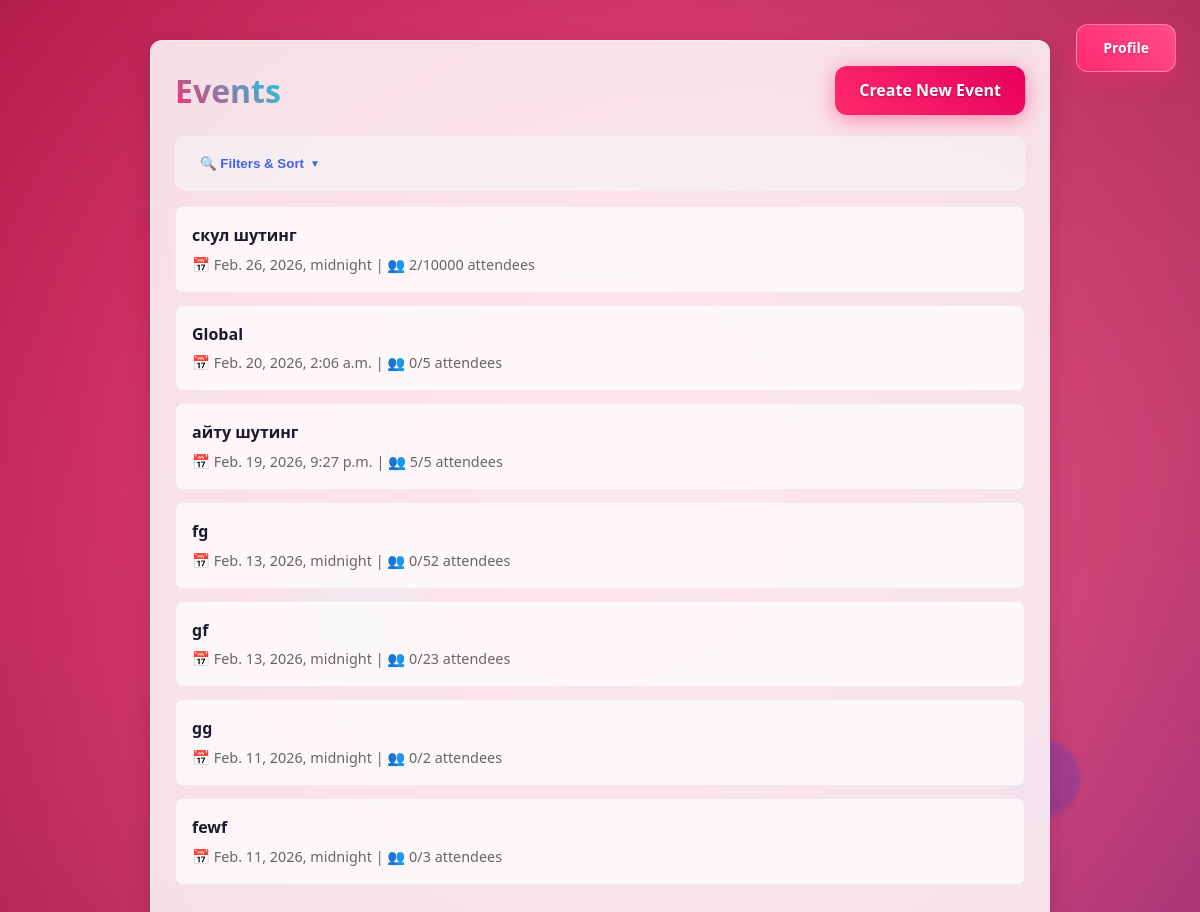
The app's page / (signed in), older data.
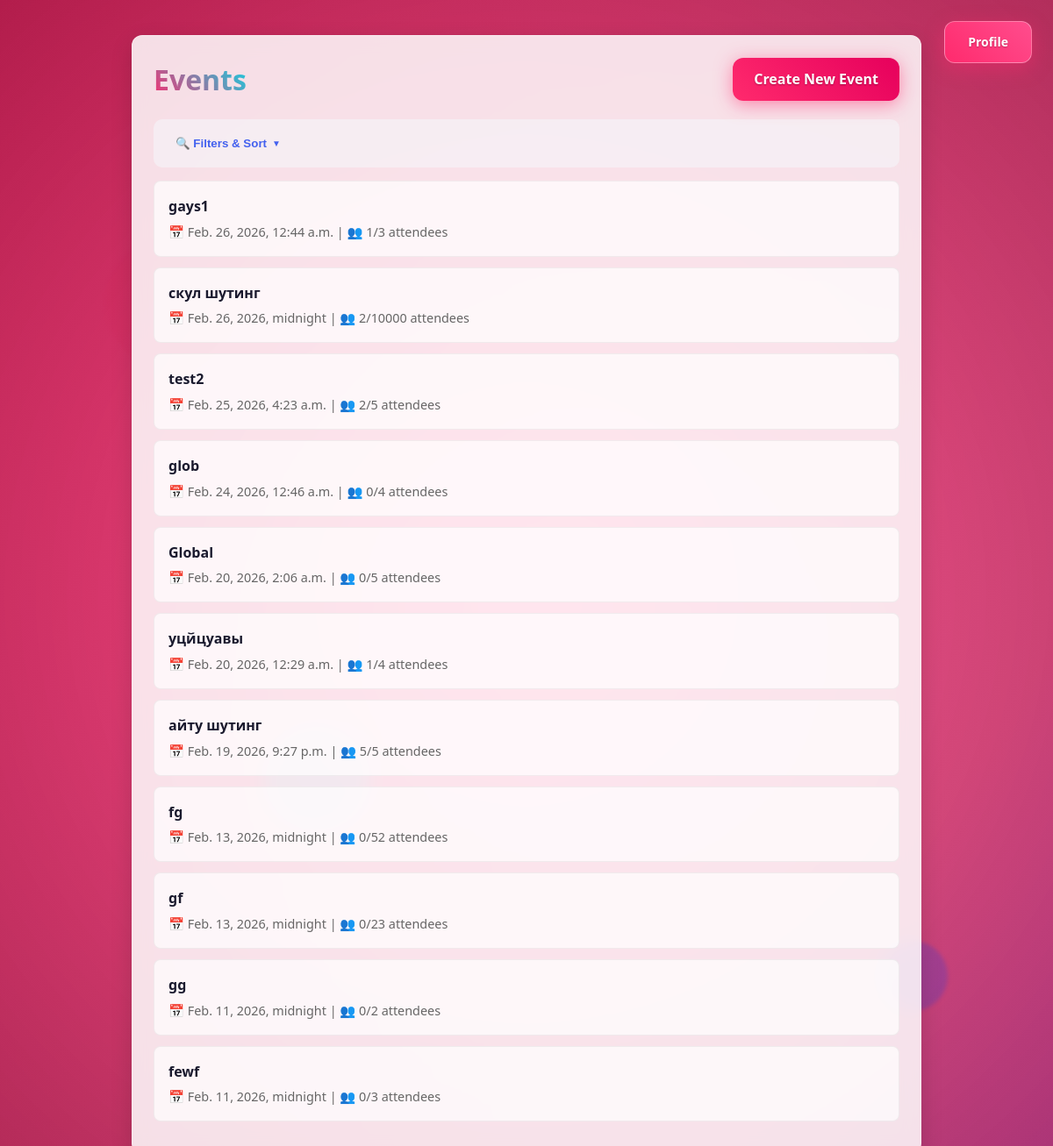
The same page, newer data.
### events/models.py (models this page shows, shortened)
class Event(models.Model):
    owner = models.ForeignKey(
        User,
        on_delete=models.CASCADE,
        related_name='events'
    )
    invited_users = models.ManyToManyField(
        User,
        related_name='invited_events',
        blank=True
    )
    name = models.CharField(max_length=200)
    date = models.DateTimeField()
    capacity = models.PositiveIntegerField()
    location_name = models.CharField(max_length=200, blank=True)
    location_address = models.CharField(max_length=300, blank=True)
    latitude = models.DecimalField(max_digits=13, decimal_places=10, null=True, blank=True)
    longitude = models.DecimalField(max_digits=13, decimal_places=10, null=True, blank=True)
    description = models.TextField(blank=True)
    is_global = models.BooleanField(default=False)
    invite_only = models.BooleanField(default=False)
    qr_token = models.UUIDField(default=uuid.uuid4, unique=True, editable=False)

### events/views.py (the view, shortened to what this page needs)
# urls.py: path('', views.event_list, name='event_list'),
@login_required
def event_list(request):
    queryset = Event.objects.filter(
        Q(owner=request.user)
        | Q(invited_users=request.user)
        | Q(is_global=True, invite_only=False)
    ).distinct()
    date_from = request.GET.get('date_from')
    date_to = request.GET.get('date_to')
    if date_from:
        queryset = queryset.filter(date__gte=date_from)
    availability = request.GET.get('availability', 'all')
    sort_by = request.GET.get('sort_by', 'date')
    if sort_by == 'date':
        queryset = queryset.order_by('-date')
    elif sort_by == 'date_asc':
        queryset = queryset.order_by('date')
    elif sort_by == 'name_asc':
        queryset = queryset.order_by('name')
    elif sort_by == 'name_desc':
        queryset = queryset.order_by('-name')
    context = {
        'events': queryset,
        'date_from': date_from,
        'date_to': date_to,
        'availability': availability,
        'sort_by': sort_by,
    }
    return render(request, 'events/event_list.html', context)

### templates/events/event_list.html (shortened to what this page needs)
<!DOCTYPE html>
<html lang="en">
<head>
  {% load static %}
  <link rel="stylesheet" href="{% static 'css/styles.css' %}">
</head>
<body>
  <div class="particle"></div>
  <div class="particle"></div>
  <div class="particle"></div>
  <div class="profile-button-wrapper">
    {% if user.is_authenticated %}
      <a href="{% url 'profile' %}" class="profile-btn">Profile</a>
    {% else %}
      <a href="{% url 'login' %}" class="profile-btn">Log in</a>
    {% endif %}
  </div>
  <div class="container">
    <div class="content-card fade-in-up">
      <div style="display: flex; justify-content: space-between; align-items: center; margin-bottom: 20px;">
        <h1 class="gradient-text">Events</h1>
        <a href="{% url 'create_event' %}" class="btn btn-primary btn-create">Create New Event</a>
      </div>
      <div class="filters-container">
        <div class="filters-header">
          <button id="toggleFiltersBtn" class="filter-toggle-btn">
            🔍 Filters & Sort
          </button>
        </div>
      </div>
      {% if events %}
        <ul class="event-list">
          {% for event in events %}
            <li class="event-item fade-in-up">
              <a href="{% url 'event_detail' event.id %}">
                <strong>{{ event.name }}</strong>
                <div class="event-meta">
                  📅 {{ event.date }} | 👥 {{ event.attendees.count }}/{{ event.capacity }} attendees
                </div>
              </a>
            </li>
          {% endfor %}
        </ul>
      {% else %}
        <div class="text-center" style="padding: 40px; color: #666; background: rgba(255, 255, 255, 0.7); border-radius: var(--border-radius);">
          <h3>No events available yet</h3>
          <p style="margin-top: 10px;">Create your first event to get started!</p>
        </div>
      {% endif %}
    </div>
  </div>
</body>
</html>

Row changes from the older to the newer data that the page shows:
added Event: name "gays1", date "Feb. 26, 2026, 12:44 a.m.", attendees.count "1", capacity "3"
added Event: name "test2", date "Feb. 25, 2026, 4:23 a.m.", attendees.count "2", capacity "5"
added Event: name "glob", date "Feb. 24, 2026, 12:46 a.m.", attendees.count "0", capacity "4"
added Event: name "уцйцуавы", date "Feb. 20, 2026, 12:29 a.m.", attendees.count "1", capacity "4"
